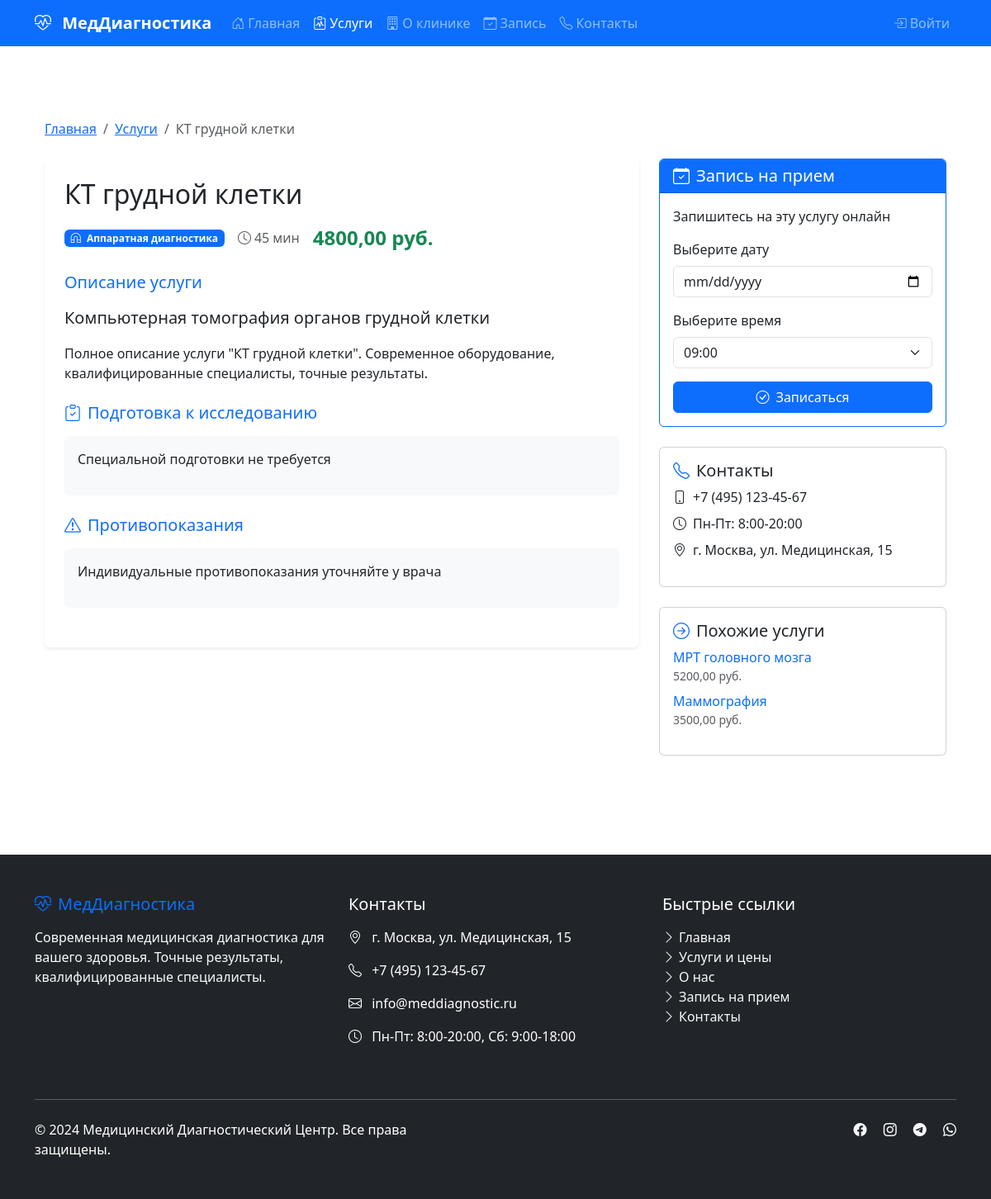
Screenshot of /services/-1/ with the database file from the repository.
### services/models.py (models this page shows, shortened)
class Service(models.Model):
    name = models.CharField(max_length=200, verbose_name="Название услуги")
    slug = models.SlugField(max_length=200, unique=True, blank=True, verbose_name="URL")
    category = models.ForeignKey(ServiceCategory, on_delete=models.CASCADE,
                                 related_name='services', verbose_name="Категория")
    description = models.TextField(verbose_name="Описание")
    full_description = models.TextField(blank=True, verbose_name="Полное описание")
    price = models.DecimalField(max_digits=10, decimal_places=2, verbose_name="Цена")
    duration = models.PositiveIntegerField(verbose_name="Длительность (мин)")
    preparation = models.TextField(blank=True, verbose_name="Подготовка к процедуре")
    contraindications = models.TextField(blank=True, verbose_name="Противопоказания")
    image = models.ImageField(upload_to='services/', blank=True, null=True,
                              verbose_name="Изображение")
    is_active = models.BooleanField(default=True, verbose_name="Активна")
    created_at = models.DateTimeField(auto_now_add=True, verbose_name="Дата создания")
    updated_at = models.DateTimeField(auto_now=True, verbose_name="Дата обновления")
    class Meta:
        verbose_name = "Услуга"
        verbose_name_plural = "Услуги"
        ordering = ['name']

class ServiceCategory(models.Model):
    name = models.CharField(max_length=100, verbose_name="Название категории")
    description = models.TextField(blank=True, verbose_name="Описание")
    icon = models.CharField(max_length=50, default="bi-heart",
                            verbose_name="Иконка Bootstrap",
                            help_text="Например: bi-heart, bi-activity, bi-eyedropper")
    class Meta:
        verbose_name = "Категория услуг"
        verbose_name_plural = "Категории услуг"
        ordering = ['name']

### services/views.py (the view)
# urls.py: path('<slug:slug>/', views.service_detail, name='detail'),
def service_detail(request, slug):
    service = get_object_or_404(Service, slug=slug, is_active=True)
    similar_services = Service.objects.filter(
        category=service.category,
        is_active=True
    ).exclude(id=service.id)[:5]
    context = {
        'title': service.name,
        'service': service,
        'similar_services': similar_services,
        'today': timezone.now().date(),
    }
    return render(request, 'services/detail.html', context)

### templates/services/detail.html (shortened to what this page needs)
{% extends 'base/base.html' %}
{% block content %}
<div class="container py-5">
    <nav aria-label="breadcrumb" class="mb-4">
        <ol class="breadcrumb">
            <li class="breadcrumb-item"><a href="{% url 'home' %}">Главная</a></li>
            <li class="breadcrumb-item"><a href="{% url 'services:list' %}">Услуги</a></li>
            <li class="breadcrumb-item active">{{ service.name }}</li>
        </ol>
    </nav>
    <div class="row">
        <div class="col-lg-8">
            <div class="card border-0 shadow-sm mb-4">
                <div class="card-body p-4">
                    <h1 class="card-title h2 mb-3">{{ service.name }}</h1>
                    <div class="d-flex align-items-center mb-4">
                        <span class="badge bg-primary me-3">
                            <i class="bi {{ service.category.icon }} me-1"></i>
                            {{ service.category.name }}
                        </span>
                        <span class="text-muted me-3">
                            <i class="bi bi-clock me-1"></i>{{ service.duration }} мин
                        </span>
                        <span class="fs-4 fw-bold text-success">
                            {{ service.price }} руб.
                        </span>
                    </div>
                    <div class="mb-4">
                        <h4 class="h5 text-primary mb-3">Описание услуги</h4>
                        <p class="lead">{{ service.description }}</p>
                        {% if service.full_description %}
                        <div class="mt-3">
                            {{ service.full_description|linebreaks }}
                        </div>
                        {% endif %}
                    </div>
                    {% if service.preparation %}
                    <div class="mb-4">
                        <h4 class="h5 text-primary mb-3">
                            <i class="bi bi-clipboard-check me-2"></i>Подготовка к исследованию
                        </h4>
                        <div class="bg-light p-3 rounded">
                            {{ service.preparation|linebreaks }}
                        </div>
                    </div>
                    {% endif %}
                    {% if service.contraindications %}
                    <div class="mb-4">
                        <h4 class="h5 text-primary mb-3">
                            <i class="bi bi-exclamation-triangle me-2"></i>Противопоказания
                        </h4>
                        <div class="bg-light p-3 rounded">
                            {{ service.contraindications|linebreaks }}
                        </div>
                    </div>
                    {% endif %}
                </div>
            </div>
        </div>
        <div class="col-lg-4">
            <div class="sticky-top" style="top: 20px;">
                <div class="card border-primary mb-4">
                    <div class="card-header bg-primary text-white">
                        <h5 class="mb-0">
                            <i class="bi bi-calendar-check me-2"></i>Запись на прием
                        </h5>
                    </div>
                    <div class="card-body">
                        <p class="card-text">Запишитесь на эту услугу онлайн</p>
                        <div class="mb-3">
                            <label class="form-label">Выберите дату</label>
                            <input type="date" class="form-control">
                        </div>
                        <div class="mb-3">
                            <label class="form-label">Выберите время</label>
                            <select class="form-select">
                                <option>09:00</option>
                            </select>
                        </div>
                        <button class="btn btn-primary w-100">
                            <i class="bi bi-check-circle me-2"></i>Записаться
                        </button>
                    </div>
                </div>
                <div class="card mb-4">
                    <div class="card-body">
                        <h5 class="card-title">
                            <i class="bi bi-telephone text-primary me-2"></i>Контакты
                        </h5>
                        <ul class="list-unstyled">
                            <li class="mb-2">
                                <i class="bi bi-phone me-2"></i>+7 (495) 123-45-67
                            </li>
                            <li class="mb-2">
                                <i class="bi bi-clock me-2"></i>Пн-Пт: 8:00-20:00
                            </li>
                            <li>
                                <i class="bi bi-geo-alt me-2"></i>г. Москва, ул. Медицинская, 15
                            </li>
                        </ul>
                    </div>
                </div>
                {% if similar_services %}
                <div class="card">
                    <div class="card-body">
                        <h5 class="card-title">
                            <i class="bi bi-arrow-right-circle text-primary me-2"></i>Похожие услуги
                        </h5>
                        <ul class="list-unstyled">
                            {% for similar in similar_services %}
                            <li class="mb-2">
                                <a href="{% url 'services:detail' similar.slug %}"
                                   class="text-decoration-none">
                                    {{ similar.name }}
                                </a>
                                <span class="text-muted small d-block">{{ similar.price }} руб.</span>
                            </li>
                            {% endfor %}
                        </ul>
                    </div>
                </div>
                {% endif %}
            </div>
        </div>
    </div>
</div>
{% endblock %}

### rows the page displays
Service: name "КТ грудной клетки", category.name "Аппаратная диагностика", duration "45", price "4800,00", description "Компьютерная томография органов грудной клетки", full_description "Полное описание услуги \"КТ грудной клетки\". Современное оборудование, квалифицированные специалисты, точные результаты.", preparation "Специальной подготовки не требуется", contraindications "Индивидуальные противопоказания уточняйте у врача"
Service: name "МРТ головного мозга", price "5200,00"
Service: name "Маммография", price "3500,00"
